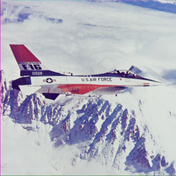
%> input picture excersiecs/RaAr7/13/airplane.png, 176 x 176 px, shrunk from 512 x 512 before the run
$ octave p12.m   (GNU Octave 9; MATLAB toolbox functions it lacks are replaced by stand-ins)
%> lines starting %> are read from the running program, lines starting %| are printed output that depends on the picture
close all
clear all
clc

image = imread("../../../benchmark/airplane.png");
%> image is the input picture: size 176x176x3 uint8; mean R, G, B 177.6, 178, 190.3
image = rgb2gray(image);
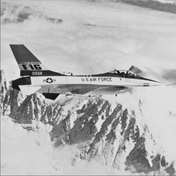
%> image: size 176x176 uint8; min 9, max 241, mean 179.3

[x,y] = size(image);
%> x = 176; y = 176

image_Noise = SPNoise(image);
image_Mean = Mean_(image);
image_Median = Median_(image);
imn_sum = [] ; imm_sum = [] ; immed_sum = [];

for i=1:x
    for j=1:y
        imn_sum = [imn_sum ; image_Noise(i,j)];
        imm_sum = [imm_sum ; image_Mean(i,j)];
        immed_sum = [immed_sum ; image_Median(i,j)];
    end
end

imn_avg = mean(imn_sum);
imm_avg = mean(imm_sum);
immed_avg = mean(immed_sum);

subplot(1,3,1);
imshow(image_Noise);
title(imn_avg)
subplot(1,3,2);
imshow(image_Mean);
title(imm_avg)
subplot(1,3,3);
imshow(image_Median);
title(immed_avg)

function [NoiseImg]= SPNoise(image)
    percent = 20;
    p = 255*percent/100;
    [x,y] = size(image);
%> x = 176; y = 176

    NoiseImg = image;
    Rmatrix = randi(x,y);

    NoiseImg(Rmatrix <= p/2) = 0;
    NoiseImg(Rmatrix > p/2 & Rmatrix < p) = 255;
end

function [image_result] = Mean_(image)
    image = SPNoise(image);
%> in SPNoise (call 2), `NoiseImg(Rmatrix > p/2 & Rmatrix < p) = 255;`:
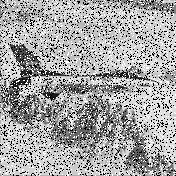
%> NoiseImg: size 176x176 uint8; min 0, max 255, mean 164.1
    sum = 0;
    image_size = size(image);
%> image_size = [176 176]
    image_result = zeros(image_size(1, 1), image_size(1, 2));

    for i = 1:image_size(1, 1)
       for j= 1:image_size(1, 2)
        image(i, j) = image(i, j);
       end
    end

    for i = 1:image_size(1, 1)
       for j= 1:image_size(1, 2)
           if(i == 1 && j == 1)
               sum = [ image(i, j) image(i, j+1) image(i+1, j) image(i+1, j+1)];
           elseif(i == image_size(1, 1) && j == 1)
               sum = [ image(i-1, j) image(i-1, j+1) image(i, j) image(i-1, j+1)];
           elseif(i == 1 && j == image_size(1, 2))
               sum = [ image(i, j-1) image(i, j) image(i+1, j-1) image(i+1, j)];
           elseif(i == image_size(1, 1) && j == image_size(1, 2))
               sum = [ image(i-1, j-1) image(i-1, j) image(i, j-1) image(i, j)];
           elseif(i == 1)
               sum = [ image(i, j-1) image(i, j) image(i, j+1) image(i+1, j-1) image(i+1, j) image(i+1, j+1)];
           elseif(i == image_size(1, 1))
               sum = [ image(i-1, j-1) image(i-1, j) image(i-1, j+1) image(i, j-1) image(i, j) image(i-1, j+1)];
           elseif(j == 1)
               sum = [ image(i-1, j) image(i-1, j+1) image(i, j) image(i-1, j+1) image(i+1, j) image(i+1, j+1)];
           elseif(j == image_size(1, 2))
               sum = [ image(i-1, j-1) image(i-1, j) image(i, j-1) image(i, j) image(i+1, j-1) image(i+1, j)];
           else
               sum = [ image(i-1, j-1) image(i-1, j) image(i-1, j+1) image(i, j-1) image(i, j) image(i-1, j+1) image(i+1, j-1) image(i+1, j) image(i+1, j+1)];
           end

           image_result(i, j) = uint8(round(mean(sum)));
           sum = 0;
       end
    end
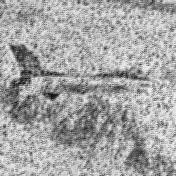
%> image_result: size 176x176 double; min 15, max 247, mean 164.2

    image_result = uint8(image_result);
%> image_result: size 176x176 uint8
end

function [image_result] = Median_(image)
    image = SPNoise(image);
%> in SPNoise (call 3), `NoiseImg(Rmatrix > p/2 & Rmatrix < p) = 255;`:
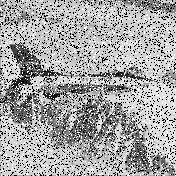
%> NoiseImg: size 176x176 uint8; min 0, max 255, mean 164
    sum = 0;
    image_size = size(image);
    image_result = zeros(image_size(1, 1), image_size(1, 2));

    for i = 1:image_size(1, 1)
       for j= 1:image_size(1, 2)
        image(i, j) = image(i, j);
       end
    end

    for i = 1:image_size(1, 1)
       for j= 1:image_size(1, 2)
           if(i == 1 && j == 1)
               sum = [ image(i, j) image(i, j+1) image(i+1, j) image(i+1, j+1)];
               sum = sort(sum);
               image_result(i, j) = uint8(sum(2));
           elseif(i == image_size(1, 1) && j == 1)
               sum = [ image(i-1, j) image(i-1, j+1) image(i, j) image(i-1, j+1)];
               sum = sort(sum);
               image_result(i, j) = uint8(sum(2));
           elseif(i == 1 && j == image_size(1, 2))
               sum = [ image(i, j-1) image(i, j) image(i+1, j-1) image(i+1, j)];
               sum = sort(sum);
               image_result(i, j) = uint8(sum(2));
           elseif(i == image_size(1, 1) && j == image_size(1, 2))
               sum = [ image(i-1, j-1) image(i-1, j) image(i, j-1) image(i, j)];
               sum = sort(sum);
               image_result(i, j) = uint8(sum(2));
           elseif(i == 1)
               sum = [ image(i, j-1) image(i, j) image(i, j+1) image(i+1, j-1) image(i+1, j) image(i+1, j+1)];
               sum = sort(sum);
               image_result(i, j) = uint8(sum(3));
           elseif(i == image_size(1, 1))
               sum = [ image(i-1, j-1) image(i-1, j) image(i-1, j+1) image(i, j-1) image(i, j) image(i-1, j+1)];
               sum = sort(sum);
               image_result(i, j) = uint8(sum(3));
           elseif(j == 1)
               sum = [ image(i-1, j) image(i-1, j+1) image(i, j) image(i-1, j+1) image(i+1, j) image(i+1, j+1)];
               sum = sort(sum);
               image_result(i, j) = uint8(sum(3));
           elseif(j == image_size(1, 2))
               sum = [ image(i-1, j-1) image(i-1, j) image(i, j-1) image(i, j) image(i+1, j-1) image(i+1, j)];
               sum = sort(sum);
               image_result(i, j) = uint8(sum(3));
           else
               sum = [ image(i-1, j-1) image(i-1, j) image(i-1, j+1) image(i, j-1) image(i, j) image(i-1, j+1) image(i+1, j-1) image(i+1, j) image(i+1, j+1)];
               sum = sort(sum);
               image_result(i, j) = uint8(sum(5));
           end
           sum = 0;
       end
    end
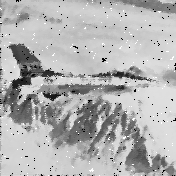
%> image_result: size 176x176 double; min 0, max 255, mean 178

    image_result = uint8(image_result);
%> image_result: size 176x176 uint8
%> `imn_avg = mean(imn_sum);`: imn_avg = 164.6
%> `imm_avg = mean(imm_sum);`: imm_avg = 164.2
%> `immed_avg = mean(immed_sum);`: immed_avg = 178
end
